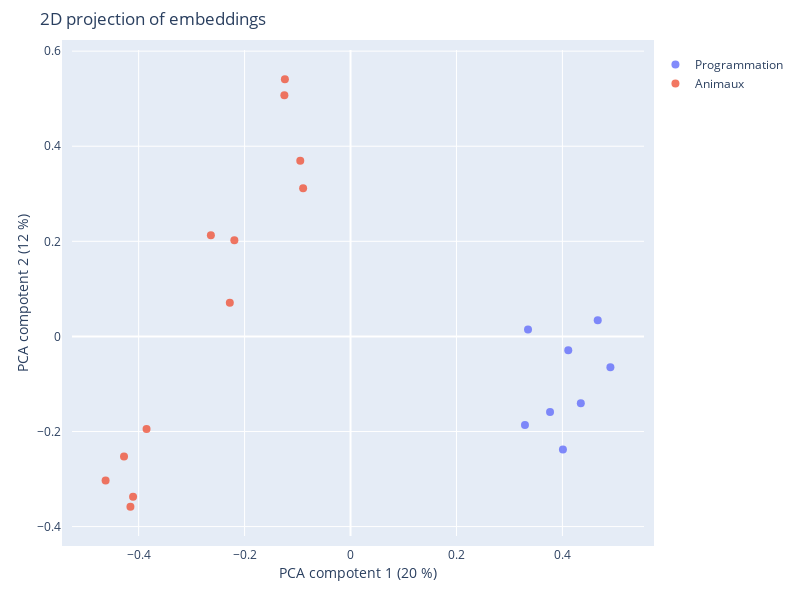

The cell this chart's notebook holds for it:
### Markdown cell above
### 2D projection of embeddings

### Code cell
# with Matplotlib
plot_2D_matplotlib(df, labels=component_labels)

# with Plotly
plot_2D_plotly(df,  labels=component_labels)

### Figure 1 — Plotly figure (JSON) as saved in the notebook; plotly's stock layout.template omitted (floating-point values rounded to 4 significant figures)
{"data": [{"hoverinfo": "text", "hovertext": ["Python est un langage de programmation interprété dynamique et polyvalent.", "Les développeurs utilisent souvent Python pour l'analyse de données en raison de ses bibliothèques robustes comme Pandas et NumPy.", "La syntaxe claire et concise de Python en fait un excellent choix pour les débutants en programmation.", "Python est un langage polyvalent utilisé dans des domaines allant du développement de jeux à l'automatisation des tâches système.", "Les grandes entreprises telles que Google Facebook et Netflix font largement usage de Python dans leur infrastructure logicielle.", "Les listes en Python sont des structures de données flexibles et polyvalentes permettant de stocker et de manipuler des collections d'éléments.", "La vaste bibliothèque standard de Python offre des modules pour pratiquement toutes les tâches courantes de programmation.", "Les frameworks web populaires comme Django et Flask sont écrits en Python permettant un développement rapide et efficace des applications web."], "marker": {"colorscale": [[0, "#440154"], [0.1111, "#482878"], [0.2222, "#3e4989"], [0.3333, "#31688e"], [0.4444, "#26828e"], [0.5556, "#1f9e89"], [0.6667, "#35b779"], [0.7778, "#6ece58"], [0.8889, "#b5de2b"], [1, "#fde725"]], "opacity": 0.8, "size": 8}, "mode": "markers", "name": "Programmation", "type": "scatter", "x": [0.4667, 0.401, 0.4111, 0.4906, 0.3293, 0.3351, 0.3767, 0.4348], "y": [0.03399, -0.2376, -0.02899, -0.06475, -0.1865, 0.01472, -0.159, -0.1408]}, {"hoverinfo": "text", "hovertext": ["Le python royal est une espèce de serpent non venimeux originaire d'Afrique.", "Les pythons peuvent avaler des proies entières grâce à leur mâchoire extensible.", "Certains pythons peuvent atteindre des longueurs impressionnantes dépassant souvent les 6 mètres.", "Les pythons sont non venimeux et tuent leur proie en l'étouffant", "Les pandas géants sont célèbres pour leur pelage noir et blanc distinctif.", "Les pandas roux bien que moins connus que les pandas géants sont également des créatures adorables.", "Les pandas passent la majeure partie de leur journée à manger du bambou.", "Les pandas géants vivent principalement dans les forêts de bambous des montagnes de Chine centrale", "Un panda géant adulte peut manger jusqu'à 12 à 38 kilogrammes de bambou par jour.", "Les pandas et les serpents Python sont tous deux des vertébrés.", "Certaines espèces de pandas et de Python sont menacées et protégées par des lois de conservation.", "Le Panda est un mammifère alors que le Python est un reptile."], "marker": {"colorscale": [[0, "#440154"], [0.1111, "#482878"], [0.2222, "#3e4989"], [0.3333, "#31688e"], [0.4444, "#26828e"], [0.5556, "#1f9e89"], [0.6667, "#35b779"], [0.7778, "#6ece58"], [0.8889, "#b5de2b"], [1, "#fde725"]], "opacity": 0.8, "size": 8}, "mode": "markers", "name": "Animaux", "type": "scatter", "x": [-0.1239, -0.09489, -0.08948, -0.1249, -0.4276, -0.3851, -0.4155, -0.4105, -0.4624, -0.2193, -0.2279, -0.2636], "y": [0.5408, 0.3697, 0.3117, 0.507, -0.2527, -0.1947, -0.3582, -0.3372, -0.3032, 0.2024, 0.07067, 0.2126]}], "layout": {"autosize": false, "height": 600, "margin": {"b": 50, "l": 50, "pad": 10, "r": 50, "t": 50}, "title": {"text": "2D projection of embeddings"}, "width": 800, "xaxis": {"title": {"text": "PCA compotent 1 (20 %)"}}, "yaxis": {"title": {"text": "PCA compotent 2 (12 %)"}}}}
